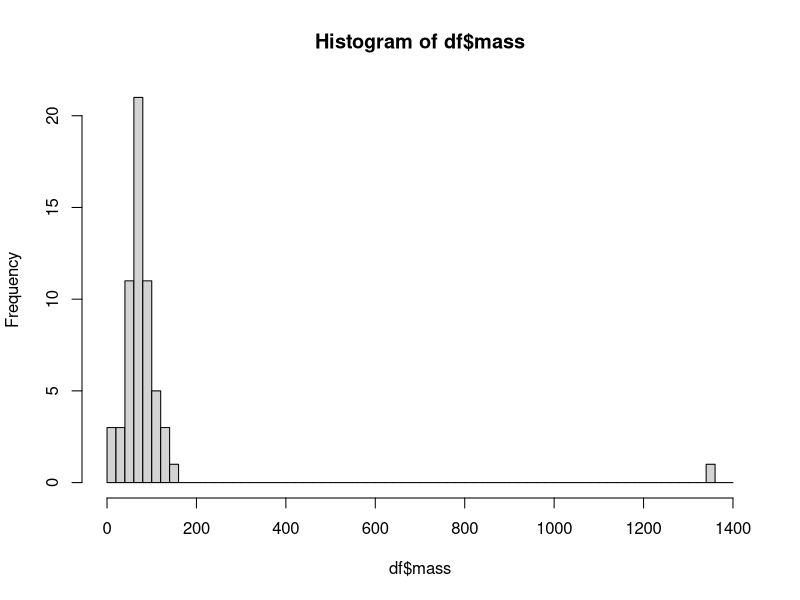
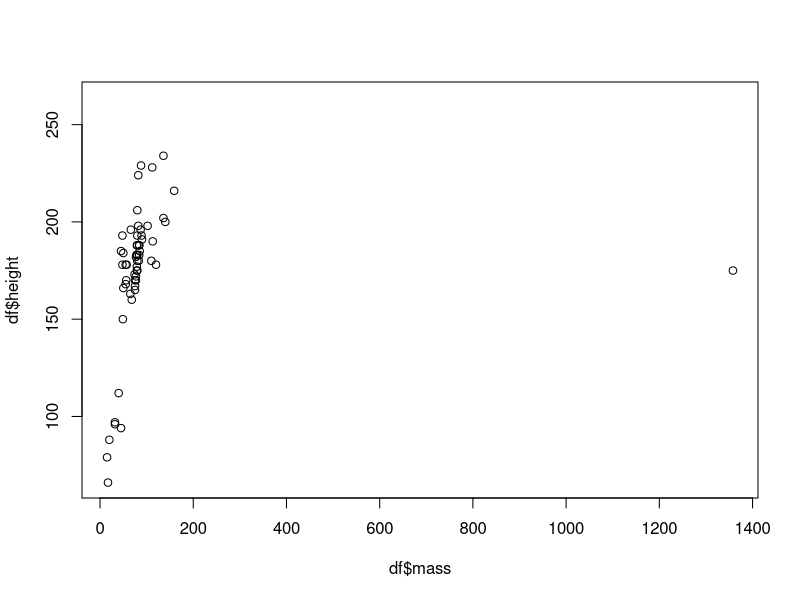
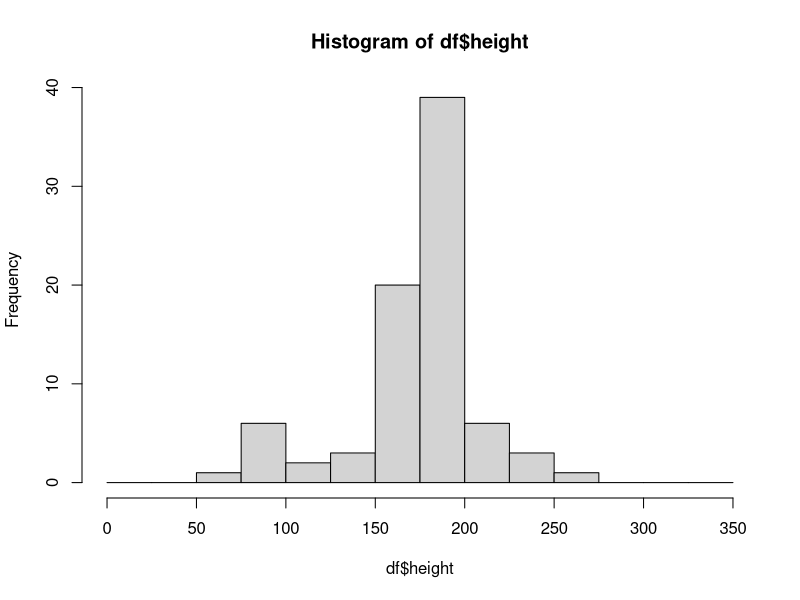
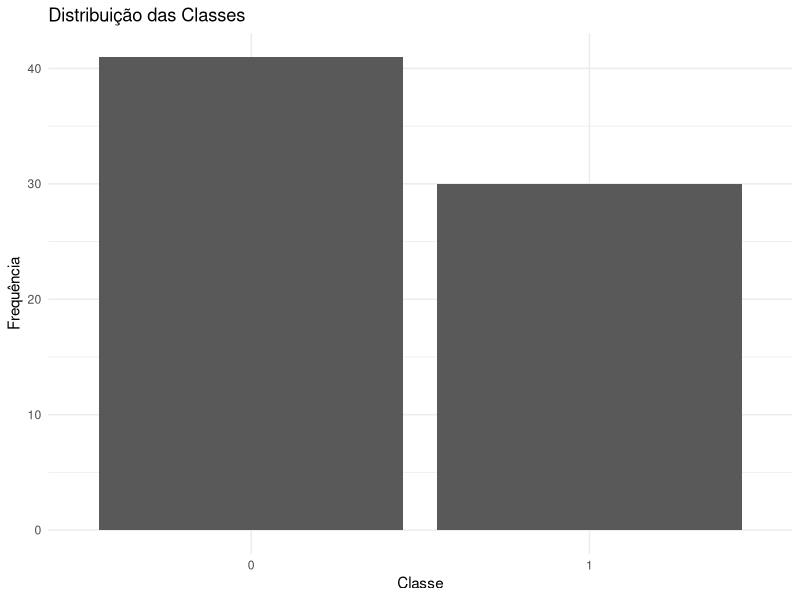
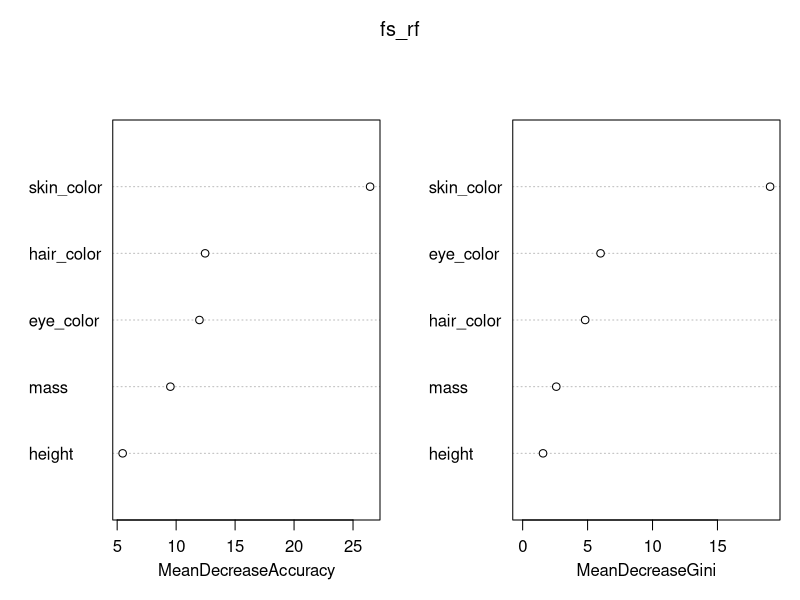
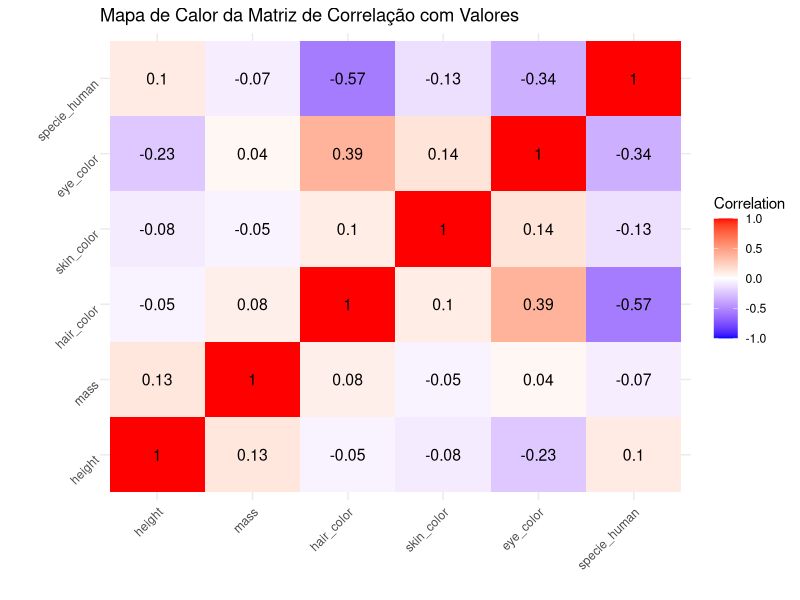

Reproduce these figures in R, in order.
## ---- chunk 1
library(dplyr)
library(randomForest)
library(ggplot2)
library(reshape2)
## ---- chunk 2
head(starwars)

# Selecionando colunas de interesse
columns <- c("height","mass","hair_color","skin_color","eye_color","species")

# Atribuindo o conjunto de dados selecionados a um objeto
df <- starwars %>% select(all_of(columns))
## ---- chunk 3
colSums(is.na(df))
## ---- chunk 4
hist(df$mass, breaks = seq(0, 1400, by = 20)) 
# vemos que há oulier de peso
## ---- chunk 5
plot(df$mass, df$height)
# quanto maior a altura, maior o peso, para a maioria dos casos
## ---- chunk 6
subset(df, df$mass > 1000)
# outlier é um Hutt
## ---- chunk 7
print(subset(df, is.na(df$mass)), n = 28)
## ---- chunk 8
df %>% summarise(n_distinct(species))
## ---- chunk 9
mean_mass <- df %>% group_by(species) %>% summarise(media_peso = mean(mass, na.rm = TRUE))
print(mean_mass, n = 38)
## ---- chunk 10
df_miss <- subset(df, is.na(mass))

df_miss <- left_join(df_miss, mean_mass, by = "species") %>% 
  select(-c('mass')) %>% rename(mass = media_peso)

df_tratado <- rbind(subset(df, !is.na(df$mass)), df_miss)
## ---- chunk 11
hist(df$height, breaks = seq(0, 350, by = 25))

mean_height <- df %>% group_by(species) %>% summarise(media_altura = mean(height, na.rm = TRUE))
print(mean_height, n = 38)

df_miss <- subset(df, is.na(height))

df_miss <- left_join(df_miss, mean_height, by = "species") %>% 
  select(-c('height')) %>% rename(height = media_altura)

df_tratado <- rbind(subset(df_tratado, !is.na(df_tratado$height)), df_miss)
## ---- chunk 12
print(subset(df, is.na(df$hair_color)), n = 5) 
# nenhuma dessas espécies possui cabelo mesmo
df_tratado <- df_tratado %>% mutate(hair_color = ifelse(is.na(hair_color), "none", hair_color))
## ---- chunk 13
df_tratado <- df_tratado[complete.cases(df_tratado),] 
# Excluindo linhas com valores missing
## ---- chunk 14
columns_chr = c('hair_color','skin_color','eye_color','species')

df_tratado <- df_tratado %>% 
  mutate_at(vars(columns_chr), as.factor)
## ---- chunk 15
df_tratado$specie_human <- ifelse(df_tratado$species == "Human", 1, 0)
df_tratado$specie_human <- as.factor(df_tratado$specie_human)
## ---- chunk 16
df_tratado <- df_tratado %>% select(-'species')

str(df_tratado)
## ---- chunk 17
ggplot(df_tratado, aes(x = factor(specie_human))) +
  geom_bar() +
  theme_minimal() +
  labs(title = "Distribuição das Classes", x = "Classe", y = "Frequência")

table(df_tratado$specie_human)
# 40 aliens x 30 humanos
## ---- chunk 18
fs_rf <- randomForest(specie_human ~ ., df_tratado, importance = TRUE) 
varImpPlot(fs_rf)
## ---- chunk 19
# Função para aplicar label encoding em uma coluna
label_encode <- function(column) {
  # Convertendo os fatores em números inteiros
  as.integer(factor(column))
}

# Aplicando label encoding nas colunas categóricas do seu dataframe
df_encoded <- df_tratado %>%
  mutate(
    hair_color = label_encode(hair_color),
    skin_color = label_encode(skin_color),
    eye_color = label_encode(eye_color),
    specie_human = label_encode(specie_human)
  )

# Calculando a matriz de correlação
corr_matrix <- cor(df_encoded, use = "complete.obs")

# Transformando a matriz de correlação em um formato longo para o ggplot2
melted_corr_matrix <- melt(corr_matrix)

# Criando o mapa de calor com rótulos de texto
ggplot(data = melted_corr_matrix, aes(x=Var1, y=Var2, fill=value)) + 
  geom_tile() +
  geom_text(aes(label=round(value, 2)), color="black", size=4) +
  scale_fill_gradient2(low = "blue", high = "red", mid = "white", 
                       midpoint = 0, limit = c(-1,1), space = "Lab", 
                       name="Correlation") +
  theme_minimal() + 
  theme(axis.text.x = element_text(angle = 45, hjust = 1),
        axis.text.y = element_text(angle = 45, vjust = 1)) +
  labs(x = '', y = '', title = 'Mapa de Calor da Matriz de Correlação com Valores')
## ---- chunk 20
# Unir peso e altura em IMC, excluir eye color

df_tratado$imc <- df_tratado$mass / (df_tratado$height/100)^2
df_tratado <- df_tratado %>% select(-c(eye_color,mass,height))
## ---- chunk 21
write.csv(df_tratado, file = file.path(getwd(), "df.csv"), row.names = FALSE)

# --- FIM ---
